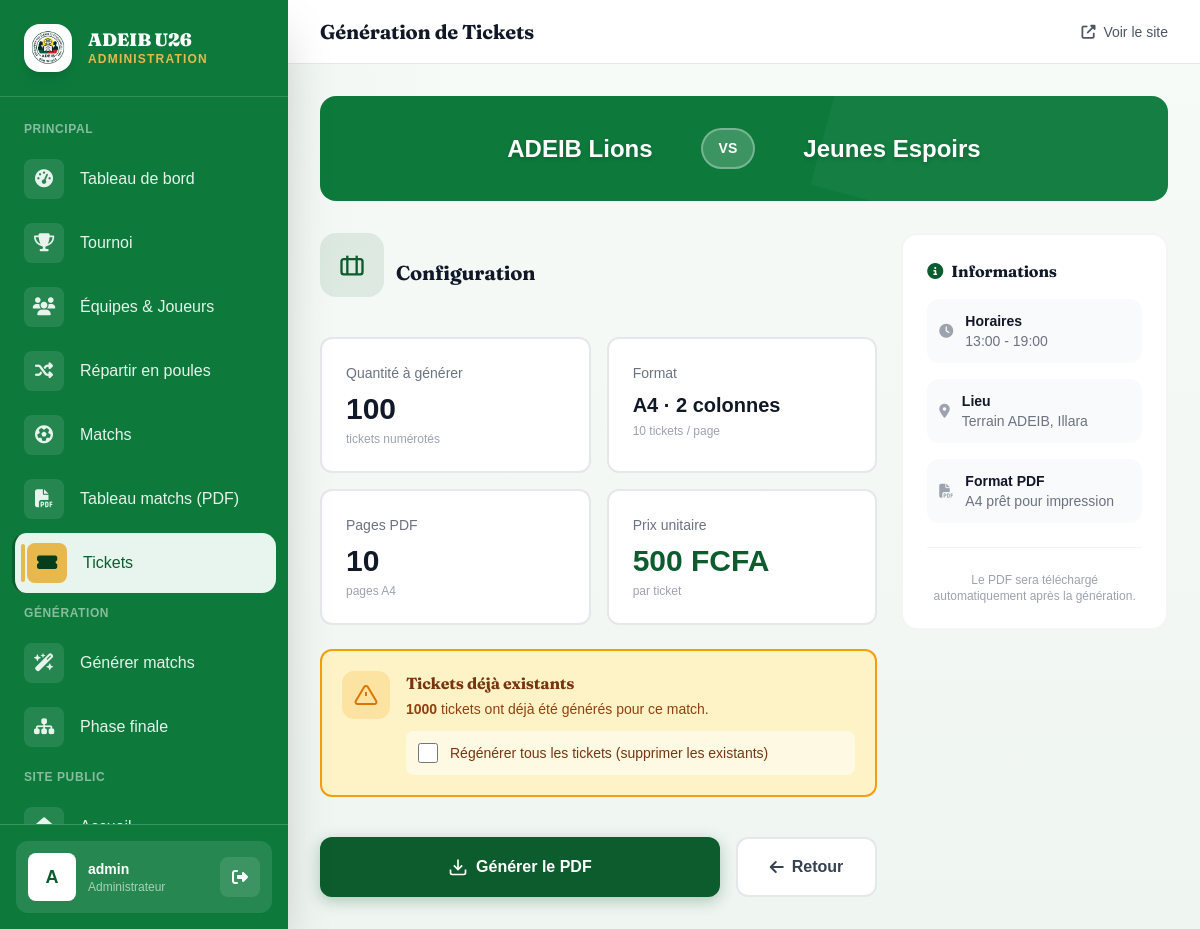
/admin-panel/tickets/3/generate/ (signed in), run on the app's committed database.
### tournament/models.py (models this page shows, shortened)
class Match(models.Model):
    PHASE_CHOICES = [
        ('GROUP', 'Phase de groupes'),
        ('QF', 'Quart de finale'),
        ('SF', 'Demi-finale'),
        ('3RD', 'Match 3e place'),
        ('FINAL', 'Finale'),
    ]
    STATUS_CHOICES = [
        ('SCHEDULED', 'Programmé'),
        ('LIVE', 'En direct'),
        ('FINISHED', 'Terminé'),
        ('CANCELLED', 'Annulé'),
    ]
    tournament = models.ForeignKey(Tournament, on_delete=models.CASCADE, related_name='matches')
    phase = models.CharField(max_length=10, choices=PHASE_CHOICES, default='GROUP')
    group = models.ForeignKey(Group, on_delete=models.SET_NULL, null=True, blank=True, related_name='matches')
    home_team = models.ForeignKey(Team, on_delete=models.CASCADE, related_name='home_matches')
    away_team = models.ForeignKey(Team, on_delete=models.CASCADE, related_name='away_matches')
    match_date = models.DateTimeField(null=True, blank=True)
    venue = models.CharField(max_length=200, blank=True, default='Stade Cup Legends')
    home_score = models.PositiveIntegerField(default=0)
    away_score = models.PositiveIntegerField(default=0)
    status = models.CharField(max_length=10, choices=STATUS_CHOICES, default='SCHEDULED')
    matchday = models.PositiveIntegerField(default=1)
    live_started_at = models.DateTimeField(null=True, blank=True)
    stream_url = models.URLField(blank=True, null=True, verbose_name='Lien de diffusion')
    stream_platform = models.CharField(
        max_length=10, choices=STREAM_PLATFORM_CHOICES, default='YOUTUBE',
        blank=True, verbose_name='Plateforme de diffusion',
    )
    man_of_the_match = models.ForeignKey(
        'Player', on_delete=models.SET_NULL, null=True, blank=True,
        related_name='motm_awards', verbose_name='Homme du match',
    )
    class Meta:
        verbose_name = 'Match'
        verbose_name_plural = 'Matchs'
        ordering = ['match_date']

class Team(models.Model):
    tournament = models.ForeignKey(Tournament, on_delete=models.CASCADE, related_name='teams')
    name = models.CharField(max_length=200)
    logo = models.ImageField(upload_to='teams/', blank=True, null=True)
    group = models.ForeignKey(Group, on_delete=models.SET_NULL, null=True, blank=True, related_name='teams')
    coach_name = models.CharField(max_length=200, blank=True, verbose_name='Entraîneur')
    president_name = models.CharField(max_length=200, blank=True, verbose_name='Président')
    qr_code = models.ImageField(upload_to='qrcodes/', blank=True, null=True)
    created_at = models.DateTimeField(auto_now_add=True)
    class Meta:
        verbose_name = 'Équipe'
        ordering = ['name']

class TicketConfig(models.Model):
    TICKETS_PER_PAGE = 10
    CURRENCY_CHOICES = [
        ('NGN', 'Naira (₦)'),
        ('XOF', 'FCFA (CFA)'),
    ]
    match = models.OneToOneField(Match, on_delete=models.CASCADE, related_name='ticket_config')
    price = models.DecimalField(max_digits=10, decimal_places=0, default=200, verbose_name='Prix')
    currency = models.CharField(max_length=3, choices=CURRENCY_CHOICES, default='NGN', verbose_name='Devise')
    quantity = models.PositiveIntegerField(default=100, verbose_name='Quantité à générer')
    gate_opens = models.TimeField(default='13:00', verbose_name='Ouverture des portes')
    gate_closes = models.TimeField(default='19:00', verbose_name='Fermeture des portes')
    ticket_text = models.CharField(max_length=200, blank=True, verbose_name='Texte additionnel')
    is_active = models.BooleanField(default=True)
    created_at = models.DateTimeField(auto_now_add=True)
    class Meta:
        verbose_name = 'Configuration tickets'
        verbose_name_plural = 'Configurations tickets'

### tournament/views.py (the view, shortened to what this page needs)
# urls.py: path('admin-panel/tickets/<int:config_pk>/generate/', views.admin_generate_tickets, name='admin_generate_tickets'),
@login_required
@user_passes_test(is_admin)
def admin_generate_tickets(request, config_pk):
    config = get_object_or_404(TicketConfig, pk=config_pk)
    match = config.match
    return render(request, 'admin_panel/generate_tickets_confirm.html', {
        'config': config,
        'match': match,
        'existing_count': config.tickets.count(),
    })

### templates/admin_panel/generate_tickets_confirm.html (shortened to what this page needs)
{% extends 'admin_panel/base_admin.html' %}
{% block page_title %}Génération de Tickets{% endblock %}
{% block content %}
<div class="w-full max-w-6xl mx-auto">
  <div class="match-banner mb-8 animate-slideIn">
    <div class="flex flex-col md:flex-row items-center justify-center gap-6 md:gap-12">
      <div class="team-name">{{ match.home_team.name }}</div>
      <div class="vs-badge">VS</div>
      <div class="team-name">{{ match.away_team.name }}</div>
    </div>
  </div>
  <div class="grid grid-cols-1 lg:grid-cols-3 gap-6">
    <div class="lg:col-span-2 space-y-6">
      <h2 class="text-xl font-bold text-gray-900 flex items-center gap-3">
        <div class="icon-circle">
          <svg width="28" height="28" viewBox="0 0 24 24" fill="none" stroke="#0d5c2e" stroke-width="2">
            <rect x="3" y="7" width="18" height="13" rx="2"/>
            <line x1="8" y1="4" x2="8" y2="20"/>
            <line x1="16" y1="4" x2="16" y2="20"/>
          </svg>
        </div>
        Configuration
      </h2>
      <div class="stat-grid">
        <div class="info-card animate-slideIn" style="animation-delay: 0.1s;">
          <div class="text-sm text-gray-500 mb-2">Quantité à générer</div>
          <div class="text-3xl font-black text-gray-900">{{ config.quantity }}</div>
          <div class="text-xs text-gray-400 mt-1">tickets numérotés</div>
        </div>
        <div class="info-card animate-slideIn" style="animation-delay: 0.15s;">
          <div class="text-sm text-gray-500 mb-2">Format</div>
          <div class="text-xl font-bold text-gray-900">A4 · 2 colonnes</div>
          <div class="text-xs text-gray-400 mt-1">10 tickets / page</div>
        </div>
        <div class="info-card animate-slideIn" style="animation-delay: 0.2s;">
          <div class="text-sm text-gray-500 mb-2">Pages PDF</div>
          <div class="text-3xl font-black text-gray-900">{% widthratio config.quantity 10 1 %}</div>
          <div class="text-xs text-gray-400 mt-1">pages A4</div>
        </div>
        <div class="info-card animate-slideIn" style="animation-delay: 0.25s;">
          <div class="text-sm text-gray-500 mb-2">Prix unitaire</div>
          <div class="text-3xl font-black text-[#0d5c2e]">{{ config.price }} FCFA</div>
          <div class="text-xs text-gray-400 mt-1">par ticket</div>
        </div>
      </div>
      {% if existing_count > 0 %}
      <div class="warning-box animate-slideIn" style="animation-delay: 0.3s;">
        <div class="flex items-start gap-4">
          <div class="w-12 h-12 bg-amber-500/20 rounded-xl flex items-center justify-center flex-shrink-0">
            <svg width="24" height="24" viewBox="0 0 24 24" fill="none" stroke="#d97706" stroke-width="2">
              <path d="M10.29 3.86L1.82 18a2 2 0 0 0 1.71 3h16.94a2 2 0 0 0 1.71-3L13.71 3.86a2 2 0 0 0-3.42 0z"/>
              <line x1="12" y1="9" x2="12" y2="13"/>
              <line x1="12" y1="17" x2="12.01" y2="17"/>
            </svg>
          </div>
          <div class="flex-1">
            <h4 class="font-bold text-amber-900 mb-1">Tickets déjà existants</h4>
            <p class="text-amber-800 text-sm">
              <strong>{{ existing_count }}</strong> tickets ont déjà été générés pour ce match.
            </p>
            <label class="flex items-center gap-3 mt-3 cursor-pointer bg-white/50 p-3 rounded-lg">
              <input type="checkbox" name="regenerate" value="true" form="generate-form" class="w-5 h-5 text-amber-600 rounded">
              <span class="text-amber-900 font-medium text-sm">Régénérer tous les tickets (supprimer les existants)</span>
            </label>
          </div>
        </div>
      </div>
      {% endif %}
      <form id="generate-form" method="post" class="flex flex-col sm:flex-row gap-4 pt-4 animate-slideIn" style="animation-delay: 0.35s;">
        <button type="submit" class="btn-generate flex-1 justify-center">
          <svg width="20" height="20" viewBox="0 0 24 24" fill="none" stroke="currentColor" stroke-width="2">
            <path d="M21 15v4a2 2 0 0 1-2 2H5a2 2 0 0 1-2-2v-4"/>
            <polyline points="7 10 12 15 17 10"/>
            <line x1="12" y1="15" x2="12" y2="3"/>
          </svg>
          Générer le PDF
        </button>
        <a href="{% url 'admin_tickets' %}" class="btn-cancel justify-center">
          <i class="fas fa-arrow-left mr-2"></i>
          Retour
        </a>
      </form>
    </div>
    <div class="lg:col-span-1">
      <div class="bg-white border-2 border-gray-100 rounded-2xl p-6 sticky top-24">
        <h3 class="font-bold text-gray-900 mb-4 flex items-center gap-2">
          <i class="fas fa-info-circle text-[#0d5c2e]"></i>
          Informations
        </h3>
        <div class="space-y-4 text-sm">
          <div class="flex items-center gap-3 p-3 bg-gray-50 rounded-xl">
            <i class="fas fa-clock text-gray-400"></i>
            <div>
              <div class="font-semibold text-gray-900">Horaires</div>
              <div class="text-gray-500">{{ config.gate_opens|default:"13:00" }} - {{ config.gate_closes|default:"19:00" }}</div>
            </div>
          </div>
          <div class="flex items-center gap-3 p-3 bg-gray-50 rounded-xl">
            <i class="fas fa-map-marker-alt text-gray-400"></i>
            <div>
              <div class="font-semibold text-gray-900">Lieu</div>
              <div class="text-gray-500">{{ match.venue|default:"Terrain ADEIB, Illara" }}</div>
            </div>
          </div>
          <div class="flex items-center gap-3 p-3 bg-gray-50 rounded-xl">
            <i class="fas fa-file-pdf text-gray-400"></i>
            <div>
              <div class="font-semibold text-gray-900">Format PDF</div>
              <div class="text-gray-500">A4 prêt pour impression</div>
            </div>
          </div>
        </div>
        <div class="mt-6 pt-6 border-t border-gray-100">
          <p class="text-xs text-gray-400 text-center">
            Le PDF sera téléchargé automatiquement après la génération.
          </p>
        </div>
      </div>
    </div>
  </div>
</div>
{% endblock %}

### templates/admin_panel/base_admin.html (shortened to what this page needs)
{% load static %}
<!DOCTYPE html>
<html lang="fr">
<head>
  <script src="https://cdn.tailwindcss.com"></script>
  <link rel="stylesheet" href="{% static 'css/style.css' %}">
  <link rel="stylesheet" href="https://cdnjs.cloudflare.com/ajax/libs/font-awesome/6.5.0/css/all.min.css">
</head>
<body class="bg-gray-50 min-h-screen">
<aside id="adminSidebar" class="sidebar fixed top-0 left-0 h-full w-72 z-40 -translate-x-full lg:translate-x-0 shadow-2xl flex flex-col">
  <div class="flex items-center gap-4 px-6 py-6 border-b border-white/15">
    <div class="w-12 h-12 bg-white rounded-2xl flex items-center justify-center overflow-hidden shadow-lg">
      <img src="{% static 'images/adeib_logo.png' %}" alt="ADEIB" class="w-full h-full object-contain p-1"
           onerror="this.outerHTML='<span class=\'text-[#0d7a3c] font-black text-2xl\'>A</span>'">
    </div>
    <div>
      <div class="text-white font-heading font-black text-lg leading-tight">ADEIB U26</div>
      <div class="text-[#e7b84b] text-xs tracking-widest uppercase font-semibold">Administration</div>
    </div>
  </div>
  <nav class="flex-1 overflow-y-auto py-4 px-3 space-y-1">
    <div class="px-3 py-2 text-white/50 text-xs font-bold uppercase tracking-wider">Principal</div>
    <a href="{% url 'admin_dashboard' %}" class="sidebar-link flex items-center gap-4 px-3 py-2.5 text-white/90 hover:text-white font-medium" data-sidebar>
      <div class="ic w-10 h-10 bg-white/10 rounded-lg flex items-center justify-center"><i class="fas fa-tachometer-alt text-lg"></i></div>
      <span>Tableau de bord</span>
    </a>
    <a href="{% url 'admin_tournament_setup' %}" class="sidebar-link flex items-center gap-4 px-3 py-2.5 text-white/90 hover:text-white font-medium" data-sidebar>
      <div class="ic w-10 h-10 bg-white/10 rounded-lg flex items-center justify-center"><i class="fas fa-trophy text-lg"></i></div>
      <span>Tournoi</span>
    </a>
    <a href="{% url 'admin_teams' %}" class="sidebar-link flex items-center gap-4 px-3 py-2.5 text-white/90 hover:text-white font-medium" data-sidebar>
      <div class="ic w-10 h-10 bg-white/10 rounded-lg flex items-center justify-center"><i class="fas fa-users text-lg"></i></div>
      <span>Équipes &amp; Joueurs</span>
    </a>
    <a href="{% url 'admin_distribute_groups' %}" class="sidebar-link flex items-center gap-4 px-3 py-2.5 text-white/90 hover:text-white font-medium"
       onclick="return confirm('Répartir automatiquement les équipes en poules de 4 ?');">
      <div class="ic w-10 h-10 bg-white/10 rounded-lg flex items-center justify-center"><i class="fas fa-shuffle text-lg"></i></div>
      <span>Répartir en poules</span>
    </a>
    <a href="{% url 'admin_matches' %}" class="sidebar-link flex items-center gap-4 px-3 py-2.5 text-white/90 hover:text-white font-medium" data-sidebar>
      <div class="ic w-10 h-10 bg-white/10 rounded-lg flex items-center justify-center"><i class="fas fa-futbol text-lg"></i></div>
      <span>Matchs</span>
    </a>
    <a href="{% url 'admin_matches_pdf' %}" class="sidebar-link flex items-center gap-4 px-3 py-2.5 text-white/90 hover:text-white font-medium" data-sidebar>
      <div class="ic w-10 h-10 bg-white/10 rounded-lg flex items-center justify-center"><i class="fas fa-file-pdf text-lg"></i></div>
      <span>Tableau matchs (PDF)</span>
    </a>
    <a href="{% url 'admin_tickets' %}" class="sidebar-link flex items-center gap-4 px-3 py-2.5 text-white/90 hover:text-white font-medium" data-sidebar>
      <div class="ic w-10 h-10 bg-white/10 rounded-lg flex items-center justify-center"><i class="fas fa-ticket-alt text-lg"></i></div>
      <span>Tickets</span>
    </a>
    <div class="px-3 py-2 text-white/50 text-xs font-bold uppercase tracking-wider mt-5">Génération</div>
    <a href="{% url 'admin_generate_matches' %}" class="sidebar-link flex items-center gap-4 px-3 py-2.5 text-white/90 hover:text-white font-medium">
      <div class="ic w-10 h-10 bg-white/10 rounded-lg flex items-center justify-center"><i class="fas fa-wand-magic-sparkles text-lg"></i></div>
      <span>Générer matchs</span>
    </a>
    <a href="{% url 'admin_generate_knockout' %}" class="sidebar-link flex items-center gap-4 px-3 py-2.5 text-white/90 hover:text-white font-medium">
      <div class="ic w-10 h-10 bg-white/10 rounded-lg flex items-center justify-center"><i class="fas fa-sitemap text-lg"></i></div>
      <span>Phase finale</span>
    </a>
    <div class="px-3 py-2 text-white/50 text-xs font-bold uppercase tracking-wider mt-5">Site public</div>
    <a href="{% url 'home' %}" class="sidebar-link flex items-center gap-4 px-3 py-2.5 text-white/90 hover:text-white font-medium">
      <div class="ic w-10 h-10 bg-white/10 rounded-lg flex items-center justify-center"><i class="fas fa-home text-lg"></i></div>
      <span>Accueil</span>
    </a>
  </nav>
  <div class="px-4 py-4 border-t border-white/20">
    <div class="flex items-center gap-3 bg-white/10 rounded-xl p-3">
      <div class="w-12 h-12 bg-white rounded-lg flex items-center justify-center text-[#0d5c2e] font-black text-lg">
        {{ request.user.username|first|upper }}
      </div>
      <div class="flex-1 min-w-0">
        <div class="text-white font-bold text-sm truncate">{{ request.user.username }}</div>
        <div class="text-white/60 text-xs">Administrateur</div>
      </div>
      <a href="/admin/logout/" class="w-10 h-10 bg-white/10 rounded-lg flex items-center justify-center text-white hover:bg-white/20 transition-colors">
        <i class="fas fa-sign-out-alt"></i>
      </a>
    </div>
  </div>
</aside>
<div class="lg:ml-72 min-h-screen flex flex-col">
  <header class="glass sticky top-0 z-20 border-b border-gray-200 px-4 lg:px-8 h-16 flex items-center gap-4">
    <div class="flex-1">
      <h2 class="font-heading font-bold text-xl text-gray-900">{% block page_title %}Administration{% endblock %}</h2>
    </div>
    <a href="{% url 'home' %}" target="_blank" class="hidden sm:flex items-center gap-2 text-gray-600 hover:text-gray-900 font-medium text-sm">
      <i class="fas fa-external-link-alt"></i>
      <span class="hidden md:inline">Voir le site</span>
    </a>
  </header>
  <main class="flex-1 p-4 lg:p-8">
    {% block content %}{% endblock %}
  </main>
</div>
</body>
</html>

### data on the page
Match: home_team.name "ADEIB Lions", away_team.name "Jeunes Espoirs", venue "Terrain ADEIB, Illara"
TicketConfig: quantity "100", quantity "10", price "500", gate_opens "13:00", gate_closes "19:00"

### other printed values
{{ request.user.username|first|upper }} "A"
{{ request.user.username }} "admin"
{{ existing_count }} "1000"
